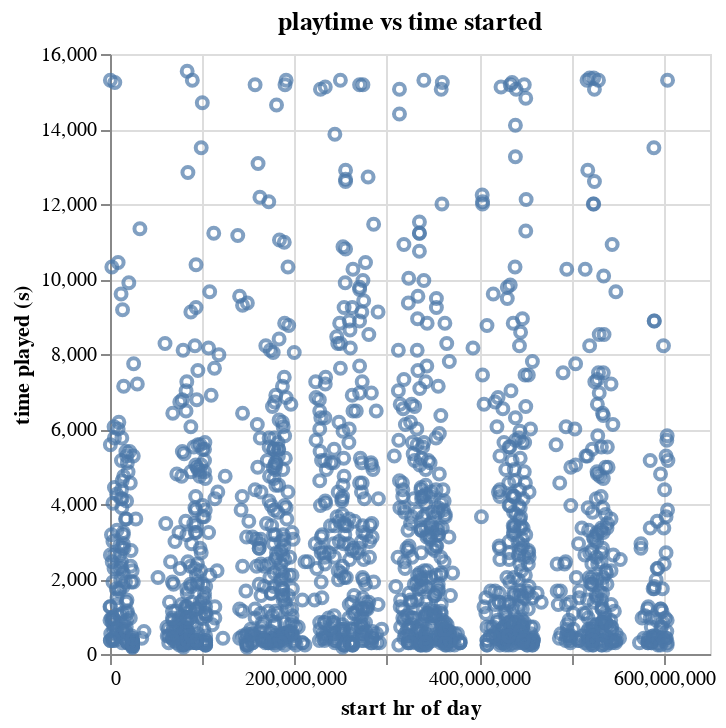

The notebook cell saved with this chart:
### Code cell
alt.Chart(main_df).mark_point().encode(
    x=alt.X("startw",title="start hr of day"),
    y=alt.Y("time",title="time played (s)"),
    ).properties(title="playtime vs time started")

### Figure 1 — Vega-Lite specification as saved in the notebook (floating-point values rounded to 4 significant figures; data arrays with more than 128 entries replaced by an {"elided": "..."} marker saying what was removed)
{"config": {"view": {"continuousWidth": 300, "continuousHeight": 300}}, "data": {"name": "data-fdff0311086c62a25ae09971a61f912b"}, "mark": {"type": "point"}, "encoding": {"x": {"field": "startw", "title": "start hr of day", "type": "quantitative"}, "y": {"field": "time", "title": "time played (s)", "type": "quantitative"}}, "title": "playtime vs time started", "$schema": "https://vega.github.io/schema/vega-lite/v5.20.1.json", "datasets": {"data-fdff0311086c62a25ae09971a61f912b": {"elided": "1533 records"}}}
